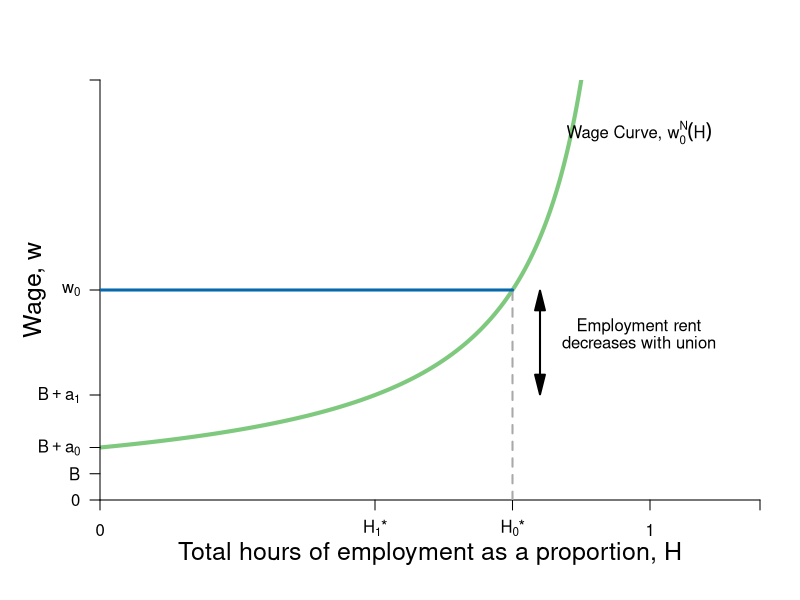

Generate this figure with R: (Note: this script raises an error after producing the figure.)
require(shape)
require(plotrix)
pdf(file = "employment/employment_unions_bad.pdf", width = 9, height = 7)

#Set parameters for graphics
axislabelsize <- 1.5
graphlinewidth <- 3

COL <- c("#7fc97f", "#beaed4", "#fdc086", "#ffff99", "#386cb0", "#f0027f", "#bf5b17", "#666666")
COLA <- c("#99d8c9","#66c2a4","#41ae76", "#238b45", "#005824")
COLB <- c("#4eb3d3", "#2b8cbe", "#0868ac","#084081")

WageFn <- function(H, delta = 5) {
  delta /(1 - H)
}

#COL <- c("#1B9E77", "#D95F02", "#7570B3", "#E7298A", "#66A61E", "#E6AB02", "#A6761D", "#666666")
COL <- c("#7fc97f", "#beaed4", "#fdc086", "#ffff99")
par(mar =  c(5, 5, 4, 2))
xlims <- c(0, 1.2)
ylims <- c(0, 40)


plot(0, 0, xlim = xlims, ylim = ylims, type = "n",
     xlab = expression(paste("Total hours of employment as a proportion, ", H)),
     ylab = expression(paste("Wage, ", w)),
     xaxt = "n", 
     yaxt = "n",
     cex.lab = axislabelsize, 
     line = 2.5,
     bty = "n", 
     xaxs="i", 
     yaxs="i")

npts <- 500 
npts2 <- 501
#Specify the sequences of points for graphing. 
xx1 <- seq(xlims[1], 0.9, length.out = npts)
xx2 <- seq(xlims[1], xlims[2], length.out = npts)
xx3 <- seq(xlims[1], xlims[2], length.out = npts2)
xx4 <- seq(xlims[1], 25, length.out = npts2)

#Draw the lines for the graphs
lines(xx1, WageFn(xx1), col = COL[1], lwd = 4)
#lines(xx2, solowCondition(xx2, delta = 5), col = COL[3], lwd = 4)
#lines(xx2, solowInfeas(xx2, delta = 5), col = COL[1], lwd = 4, lty = 2)

#Customize ticks and labels for the plot
ticksy <- c(0, 2.5, 5, 10, 20,  40)
ylabels <- c(0, expression(paste(B)), expression(paste(B+a[0])), expression(paste(B+a[1])), expression(paste(w[0])), NA)
ticksx <- c(0, 0.5, 0.75, 1, xlims[2])
xlabels <- c(0, expression(paste(H[1],"*")),expression(paste(H[0],"*")), 1.0, NA)
axis(1, at = ticksx, pos = 0, labels = xlabels)
axis(2, at = ticksy, pos = 0, labels = ylabels, las = 1)

#Annotation of the  graphs
text(0.98, 35, expression(paste("Wage Curve, ", w[0]^N*(H))))

#segments(1, 0, 1, 42, lty = 2, lwd = 3, col = "darkgray")
segments(0.75, 0, 0.75, 20, lty = 2, lwd = 2, col = "darkgray")

Arrows(0.8, 15, 0.8, 19, col = "black", lty = 1, lwd = 2, arr.type = "triangle")
Arrows(0.8, 15, 0.8, 11, col = "black", lty = 1, lwd = 2, arr.type = "triangle")
text(0.98, 16.5, expression(paste("Employment rent")))
text(0.98, 15, expression(paste("decreases with union")))

#Original Zero profit condition 
segments(0, 20, 0.75, 20, lty = 1, lwd = graphlinewidth, col = COLB[3])
segments(0.75, 20, 1.2, 20, lty = 2, lwd = segmentlinewidth, col = COLB[3])

points(0.75, 20, pch = 16, col = "black", cex = 1.5)
text(0.74, 21, expression(paste(n[0])))


#Union raises the wage function

lines(xx1, WageFn(xx1, delta = 10), col = COL[1], lwd = 4)

segments(0, 10, 1.2, 10, lty = 2, lwd = 2, col = "darkgray")
text(0.97, 11, expression(paste(B + a[1])))

text(0.66, 35, expression(paste(w[1]^N*(H))))

Arrows(0.8, 26, 0.65, 26, col = "black", lty = 1, lwd = 2, arr.type = "triangle")
text(0.75, 30, expression(paste("Union raises")))
text(0.75, 28, expression(paste("wage curve")))
# 
segments(0.5, 0, 0.5, 20, lty = 2, lwd = 2, col = "darkgray")
points(0.5, 20, pch = 16, col = "black", cex = 1.5)
text(0.49, 21, expression(paste(n[1])))
#text(1.02, 26, expression(paste(zpc[1], ", ", w == w[1])))


#Unemployment benefits & a
segments(0, 5, 1.2, 5, lty = 2, lwd = 2, col = "darkgray")
segments(0, 2.5, 1.2, 2.5, lty = 2, lwd = 2, col = "darkgray")

#Zero profit condition
text(1.02, 21, expression(paste(zpc[0], ", ", w == w[0])))
text(0.97, 6, expression(paste(B + a[0])))
text(0.97, 3.5, expression(paste(B, " (unemployment benefits)")))
#text(1.08, 36, expression(paste("level of")))
#text(1.08, 34, expression(paste("employment, ", bar(H))))


dev.off()
